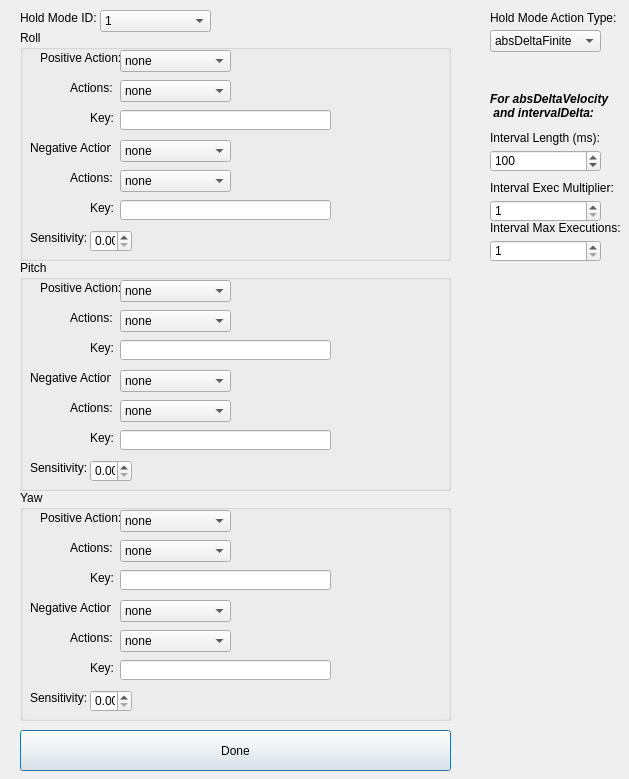
<?xml version="1.0" encoding="UTF-8"?>
<ui version="4.0">
 <class>HoldEditor</class>
 <widget class="QDialog" name="HoldEditor">
  <property name="geometry">
   <rect>
    <x>0</x>
    <y>0</y>
    <width>629</width>
    <height>779</height>
   </rect>
  </property>
  <property name="windowTitle">
   <string>HoldEditor</string>
  </property>
  <widget class="QLabel" name="label">
   <property name="geometry">
    <rect>
     <x>20</x>
     <y>10</y>
     <width>81</width>
     <height>16</height>
    </rect>
   </property>
   <property name="text">
    <string>Hold Mode ID:</string>
   </property>
  </widget>
  <widget class="QComboBox" name="gestureComboBox">
   <property name="geometry">
    <rect>
     <x>100</x>
     <y>10</y>
     <width>111</width>
     <height>22</height>
    </rect>
   </property>
   <property name="currentText">
    <string>1</string>
   </property>
   <item>
    <property name="text">
     <string>1</string>
    </property>
   </item>
   <item>
    <property name="text">
     <string>2</string>
    </property>
   </item>
   <item>
    <property name="text">
     <string>3</string>
    </property>
   </item>
   <item>
    <property name="text">
     <string>4</string>
    </property>
   </item>
   <item>
    <property name="text">
     <string>5</string>
    </property>
   </item>
  </widget>
  <widget class="QGroupBox" name="groupBox_3">
   <property name="geometry">
    <rect>
     <x>20</x>
     <y>260</y>
     <width>431</width>
     <height>231</height>
    </rect>
   </property>
   <property name="title">
    <string>Pitch</string>
   </property>
   <widget class="QLabel" name="label_7">
    <property name="geometry">
     <rect>
      <x>20</x>
      <y>20</y>
      <width>81</width>
      <height>16</height>
     </rect>
    </property>
    <property name="text">
     <string>Positive Action:</string>
    </property>
   </widget>
   <widget class="QLabel" name="label_8">
    <property name="geometry">
     <rect>
      <x>10</x>
      <y>110</y>
      <width>81</width>
      <height>16</height>
     </rect>
    </property>
    <property name="text">
     <string>Negative Action:</string>
    </property>
   </widget>
   <widget class="QDoubleSpinBox" name="pitchSensitivity">
    <property name="geometry">
     <rect>
      <x>70</x>
      <y>200</y>
      <width>42</width>
      <height>22</height>
     </rect>
    </property>
   </widget>
   <widget class="QLabel" name="label_11">
    <property name="geometry">
     <rect>
      <x>10</x>
      <y>200</y>
      <width>81</width>
      <height>16</height>
     </rect>
    </property>
    <property name="text">
     <string>Sensitivity:</string>
    </property>
   </widget>
   <widget class="QComboBox" name="PitchPositiveTypeComboBox">
    <property name="geometry">
     <rect>
      <x>100</x>
      <y>20</y>
      <width>111</width>
      <height>22</height>
     </rect>
    </property>
    <item>
     <property name="text">
      <string>none</string>
     </property>
    </item>
    <item>
     <property name="text">
      <string>mouse</string>
     </property>
    </item>
    <item>
     <property name="text">
      <string>keyboard</string>
     </property>
    </item>
   </widget>
   <widget class="QLineEdit" name="PitchPositiveKeyInput">
    <property name="geometry">
     <rect>
      <x>100</x>
      <y>80</y>
      <width>211</width>
      <height>20</height>
     </rect>
    </property>
    <property name="inputMask">
     <string/>
    </property>
    <property name="maxLength">
     <number>32767</number>
    </property>
   </widget>
   <widget class="QLabel" name="label_14">
    <property name="geometry">
     <rect>
      <x>50</x>
      <y>50</y>
      <width>51</width>
      <height>16</height>
     </rect>
    </property>
    <property name="text">
     <string>Actions:</string>
    </property>
   </widget>
   <widget class="QLabel" name="label_16">
    <property name="geometry">
     <rect>
      <x>70</x>
      <y>80</y>
      <width>51</width>
      <height>16</height>
     </rect>
    </property>
    <property name="text">
     <string>Key:</string>
    </property>
   </widget>
   <widget class="QComboBox" name="PitchPositiveActionComboBox">
    <property name="geometry">
     <rect>
      <x>100</x>
      <y>50</y>
      <width>111</width>
      <height>22</height>
     </rect>
    </property>
    <item>
     <property name="text">
      <string>none</string>
     </property>
    </item>
    <item>
     <property name="text">
      <string>leftClick</string>
     </property>
    </item>
    <item>
     <property name="text">
      <string>rightClick</string>
     </property>
    </item>
    <item>
     <property name="text">
      <string>zoomIn</string>
     </property>
    </item>
    <item>
     <property name="text">
      <string>mouseMode</string>
     </property>
    </item>
   </widget>
   <widget class="QComboBox" name="PitchNegativeTypeComboBox">
    <property name="geometry">
     <rect>
      <x>100</x>
      <y>110</y>
      <width>111</width>
      <height>22</height>
     </rect>
    </property>
    <item>
     <property name="text">
      <string>none</string>
     </property>
    </item>
    <item>
     <property name="text">
      <string>mouse</string>
     </property>
    </item>
    <item>
     <property name="text">
      <string>keyboard</string>
     </property>
    </item>
   </widget>
   <widget class="QLineEdit" name="PitchNegativeKeyInput">
    <property name="geometry">
     <rect>
      <x>100</x>
      <y>170</y>
      <width>211</width>
      <height>20</height>
     </rect>
    </property>
    <property name="inputMask">
     <string/>
    </property>
    <property name="maxLength">
     <number>32767</number>
    </property>
   </widget>
   <widget class="QLabel" name="label_15">
    <property name="geometry">
     <rect>
      <x>50</x>
      <y>140</y>
      <width>51</width>
      <height>16</height>
     </rect>
    </property>
    <property name="text">
     <string>Actions:</string>
    </property>
   </widget>
   <widget class="QLabel" name="label_17">
    <property name="geometry">
     <rect>
      <x>70</x>
      <y>170</y>
      <width>51</width>
      <height>16</height>
     </rect>
    </property>
    <property name="text">
     <string>Key:</string>
    </property>
   </widget>
   <widget class="QComboBox" name="PitchNegativeActionComboBox">
    <property name="geometry">
     <rect>
      <x>100</x>
      <y>140</y>
      <width>111</width>
      <height>22</height>
     </rect>
    </property>
    <item>
     <property name="text">
      <string>none</string>
     </property>
    </item>
    <item>
     <property name="text">
      <string>leftClick</string>
     </property>
    </item>
    <item>
     <property name="text">
      <string>rightClick</string>
     </property>
    </item>
    <item>
     <property name="text">
      <string>zoomIn</string>
     </property>
    </item>
    <item>
     <property name="text">
      <string>mouseMode</string>
     </property>
    </item>
   </widget>
  </widget>
  <widget class="QPushButton" name="doneButton">
   <property name="geometry">
    <rect>
     <x>20</x>
     <y>730</y>
     <width>431</width>
     <height>41</height>
    </rect>
   </property>
   <property name="text">
    <string>Done</string>
   </property>
  </widget>
  <widget class="QLabel" name="label_12">
   <property name="geometry">
    <rect>
     <x>490</x>
     <y>10</y>
     <width>131</width>
     <height>16</height>
    </rect>
   </property>
   <property name="text">
    <string>Hold Mode Action Type:</string>
   </property>
  </widget>
  <widget class="QComboBox" name="holdModeActionType">
   <property name="geometry">
    <rect>
     <x>490</x>
     <y>30</y>
     <width>111</width>
     <height>22</height>
    </rect>
   </property>
   <item>
    <property name="text">
     <string>absDeltaFinite</string>
    </property>
   </item>
   <item>
    <property name="text">
     <string>absDeltaVelocity</string>
    </property>
   </item>
   <item>
    <property name="text">
     <string>intervalDelta</string>
    </property>
   </item>
  </widget>
  <widget class="QLabel" name="label_13">
   <property name="geometry">
    <rect>
     <x>490</x>
     <y>130</y>
     <width>131</width>
     <height>16</height>
    </rect>
   </property>
   <property name="text">
    <string>Interval Length (ms):</string>
   </property>
  </widget>
  <widget class="QSpinBox" name="intervalLength">
   <property name="geometry">
    <rect>
     <x>490</x>
     <y>150</y>
     <width>111</width>
     <height>22</height>
    </rect>
   </property>
   <property name="minimum">
    <number>50</number>
   </property>
   <property name="maximum">
    <number>999999</number>
   </property>
   <property name="value">
    <number>100</number>
   </property>
  </widget>
  <widget class="QGroupBox" name="groupBox_4">
   <property name="geometry">
    <rect>
     <x>20</x>
     <y>30</y>
     <width>431</width>
     <height>231</height>
    </rect>
   </property>
   <property name="title">
    <string>Roll</string>
   </property>
   <widget class="QLabel" name="label_32">
    <property name="geometry">
     <rect>
      <x>20</x>
      <y>20</y>
      <width>81</width>
      <height>16</height>
     </rect>
    </property>
    <property name="text">
     <string>Positive Action:</string>
    </property>
   </widget>
   <widget class="QLabel" name="label_33">
    <property name="geometry">
     <rect>
      <x>10</x>
      <y>110</y>
      <width>81</width>
      <height>16</height>
     </rect>
    </property>
    <property name="text">
     <string>Negative Action:</string>
    </property>
   </widget>
   <widget class="QDoubleSpinBox" name="rollSensitivity">
    <property name="geometry">
     <rect>
      <x>70</x>
      <y>200</y>
      <width>42</width>
      <height>22</height>
     </rect>
    </property>
   </widget>
   <widget class="QLabel" name="label_34">
    <property name="geometry">
     <rect>
      <x>10</x>
      <y>200</y>
      <width>81</width>
      <height>16</height>
     </rect>
    </property>
    <property name="text">
     <string>Sensitivity:</string>
    </property>
   </widget>
   <widget class="QComboBox" name="RollPositiveTypeComboBox">
    <property name="geometry">
     <rect>
      <x>100</x>
      <y>20</y>
      <width>111</width>
      <height>22</height>
     </rect>
    </property>
    <item>
     <property name="text">
      <string>none</string>
     </property>
    </item>
    <item>
     <property name="text">
      <string>mouse</string>
     </property>
    </item>
    <item>
     <property name="text">
      <string>keyboard</string>
     </property>
    </item>
   </widget>
   <widget class="QLineEdit" name="RollPositiveKeyInput">
    <property name="geometry">
     <rect>
      <x>100</x>
      <y>80</y>
      <width>211</width>
      <height>20</height>
     </rect>
    </property>
    <property name="inputMask">
     <string/>
    </property>
    <property name="maxLength">
     <number>32767</number>
    </property>
   </widget>
   <widget class="QLabel" name="label_35">
    <property name="geometry">
     <rect>
      <x>50</x>
      <y>50</y>
      <width>51</width>
      <height>16</height>
     </rect>
    </property>
    <property name="text">
     <string>Actions:</string>
    </property>
   </widget>
   <widget class="QLabel" name="label_36">
    <property name="geometry">
     <rect>
      <x>70</x>
      <y>80</y>
      <width>51</width>
      <height>16</height>
     </rect>
    </property>
    <property name="text">
     <string>Key:</string>
    </property>
   </widget>
   <widget class="QComboBox" name="RollPositiveActionComboBox">
    <property name="geometry">
     <rect>
      <x>100</x>
      <y>50</y>
      <width>111</width>
      <height>22</height>
     </rect>
    </property>
    <item>
     <property name="text">
      <string>none</string>
     </property>
    </item>
    <item>
     <property name="text">
      <string>leftClick</string>
     </property>
    </item>
    <item>
     <property name="text">
      <string>rightClick</string>
     </property>
    </item>
    <item>
     <property name="text">
      <string>zoomIn</string>
     </property>
    </item>
    <item>
     <property name="text">
      <string>mouseMode</string>
     </property>
    </item>
   </widget>
   <widget class="QComboBox" name="RollNegativeTypeComboBox">
    <property name="geometry">
     <rect>
      <x>100</x>
      <y>110</y>
      <width>111</width>
      <height>22</height>
     </rect>
    </property>
    <item>
     <property name="text">
      <string>none</string>
     </property>
    </item>
    <item>
     <property name="text">
      <string>mouse</string>
     </property>
    </item>
    <item>
     <property name="text">
      <string>keyboard</string>
     </property>
    </item>
   </widget>
   <widget class="QLineEdit" name="RollNegativeKeyInput">
    <property name="geometry">
     <rect>
      <x>100</x>
      <y>170</y>
      <width>211</width>
      <height>20</height>
     </rect>
    </property>
    <property name="inputMask">
     <string/>
    </property>
    <property name="maxLength">
     <number>32767</number>
    </property>
   </widget>
   <widget class="QLabel" name="label_37">
    <property name="geometry">
     <rect>
      <x>50</x>
      <y>140</y>
      <width>51</width>
      <height>16</height>
     </rect>
    </property>
    <property name="text">
     <string>Actions:</string>
    </property>
   </widget>
   <widget class="QLabel" name="label_38">
    <property name="geometry">
     <rect>
      <x>70</x>
      <y>170</y>
      <width>51</width>
      <height>16</height>
     </rect>
    </property>
    <property name="text">
     <string>Key:</string>
    </property>
   </widget>
   <widget class="QComboBox" name="RollNegativeActionComboBox">
    <property name="geometry">
     <rect>
      <x>100</x>
      <y>140</y>
      <width>111</width>
      <height>22</height>
     </rect>
    </property>
    <item>
     <property name="text">
      <string>none</string>
     </property>
    </item>
    <item>
     <property name="text">
      <string>leftClick</string>
     </property>
    </item>
    <item>
     <property name="text">
      <string>rightClick</string>
     </property>
    </item>
    <item>
     <property name="text">
      <string>zoomIn</string>
     </property>
    </item>
    <item>
     <property name="text">
      <string>mouseMode</string>
     </property>
    </item>
   </widget>
  </widget>
  <widget class="QGroupBox" name="groupBox_5">
   <property name="geometry">
    <rect>
     <x>20</x>
     <y>490</y>
     <width>431</width>
     <height>231</height>
    </rect>
   </property>
   <property name="title">
    <string>Yaw</string>
   </property>
   <widget class="QLabel" name="label_39">
    <property name="geometry">
     <rect>
      <x>20</x>
      <y>20</y>
      <width>81</width>
      <height>16</height>
     </rect>
    </property>
    <property name="text">
     <string>Positive Action:</string>
    </property>
   </widget>
   <widget class="QLabel" name="label_40">
    <property name="geometry">
     <rect>
      <x>10</x>
      <y>110</y>
      <width>81</width>
      <height>16</height>
     </rect>
    </property>
    <property name="text">
     <string>Negative Action:</string>
    </property>
   </widget>
   <widget class="QDoubleSpinBox" name="yawSensitivity">
    <property name="geometry">
     <rect>
      <x>70</x>
      <y>200</y>
      <width>42</width>
      <height>22</height>
     </rect>
    </property>
   </widget>
   <widget class="QLabel" name="label_41">
    <property name="geometry">
     <rect>
      <x>10</x>
      <y>200</y>
      <width>81</width>
      <height>16</height>
     </rect>
    </property>
    <property name="text">
     <string>Sensitivity:</string>
    </property>
   </widget>
   <widget class="QComboBox" name="YawPositiveTypeComboBox">
    <property name="geometry">
     <rect>
      <x>100</x>
      <y>20</y>
      <width>111</width>
      <height>22</height>
     </rect>
    </property>
    <item>
     <property name="text">
      <string>none</string>
     </property>
    </item>
    <item>
     <property name="text">
      <string>mouse</string>
     </property>
    </item>
    <item>
     <property name="text">
      <string>keyboard</string>
     </property>
    </item>
   </widget>
   <widget class="QLineEdit" name="YawPositiveKeyInput">
    <property name="geometry">
     <rect>
      <x>100</x>
      <y>80</y>
      <width>211</width>
      <height>20</height>
     </rect>
    </property>
    <property name="inputMask">
     <string/>
    </property>
    <property name="maxLength">
     <number>32767</number>
    </property>
   </widget>
   <widget class="QLabel" name="label_42">
    <property name="geometry">
     <rect>
      <x>50</x>
      <y>50</y>
      <width>51</width>
      <height>16</height>
     </rect>
    </property>
    <property name="text">
     <string>Actions:</string>
    </property>
   </widget>
   <widget class="QLabel" name="label_43">
    <property name="geometry">
     <rect>
      <x>70</x>
      <y>80</y>
      <width>51</width>
      <height>16</height>
     </rect>
    </property>
    <property name="text">
     <string>Key:</string>
    </property>
   </widget>
   <widget class="QComboBox" name="YawPositiveActionComboBox">
    <property name="geometry">
     <rect>
      <x>100</x>
      <y>50</y>
      <width>111</width>
      <height>22</height>
     </rect>
    </property>
    <item>
     <property name="text">
      <string>none</string>
     </property>
    </item>
    <item>
     <property name="text">
      <string>leftClick</string>
     </property>
    </item>
    <item>
     <property name="text">
      <string>rightClick</string>
     </property>
    </item>
    <item>
     <property name="text">
      <string>zoomIn</string>
     </property>
    </item>
    <item>
     <property name="text">
      <string>mouseMode</string>
     </property>
    </item>
   </widget>
   <widget class="QComboBox" name="YawNegativeTypeComboBox">
    <property name="geometry">
     <rect>
      <x>100</x>
      <y>110</y>
      <width>111</width>
      <height>22</height>
     </rect>
    </property>
    <item>
     <property name="text">
      <string>none</string>
     </property>
    </item>
    <item>
     <property name="text">
      <string>mouse</string>
     </property>
    </item>
    <item>
     <property name="text">
      <string>keyboard</string>
     </property>
    </item>
   </widget>
   <widget class="QLineEdit" name="YawNegativeKeyInput">
    <property name="geometry">
     <rect>
      <x>100</x>
      <y>170</y>
      <width>211</width>
      <height>20</height>
     </rect>
    </property>
    <property name="inputMask">
     <string/>
    </property>
    <property name="maxLength">
     <number>32767</number>
    </property>
   </widget>
   <widget class="QLabel" name="label_44">
    <property name="geometry">
     <rect>
      <x>50</x>
      <y>140</y>
      <width>51</width>
      <height>16</height>
     </rect>
    </property>
    <property name="text">
     <string>Actions:</string>
    </property>
   </widget>
   <widget class="QLabel" name="label_45">
    <property name="geometry">
     <rect>
      <x>70</x>
      <y>170</y>
      <width>51</width>
      <height>16</height>
     </rect>
    </property>
    <property name="text">
     <string>Key:</string>
    </property>
   </widget>
   <widget class="QComboBox" name="YawNegativeActionComboBox">
    <property name="geometry">
     <rect>
      <x>100</x>
      <y>140</y>
      <width>111</width>
      <height>22</height>
     </rect>
    </property>
    <item>
     <property name="text">
      <string>none</string>
     </property>
    </item>
    <item>
     <property name="text">
      <string>leftClick</string>
     </property>
    </item>
    <item>
     <property name="text">
      <string>rightClick</string>
     </property>
    </item>
    <item>
     <property name="text">
      <string>zoomIn</string>
     </property>
    </item>
    <item>
     <property name="text">
      <string>mouseMode</string>
     </property>
    </item>
   </widget>
  </widget>
  <widget class="QSpinBox" name="intervalExecMultiplier">
   <property name="geometry">
    <rect>
     <x>490</x>
     <y>200</y>
     <width>111</width>
     <height>22</height>
    </rect>
   </property>
   <property name="minimum">
    <number>1</number>
   </property>
   <property name="maximum">
    <number>10</number>
   </property>
   <property name="value">
    <number>1</number>
   </property>
  </widget>
  <widget class="QLabel" name="label_18">
   <property name="geometry">
    <rect>
     <x>490</x>
     <y>180</y>
     <width>131</width>
     <height>16</height>
    </rect>
   </property>
   <property name="text">
    <string>Interval Exec Multiplier:</string>
   </property>
  </widget>
  <widget class="QSpinBox" name="intervalMaxExecs">
   <property name="geometry">
    <rect>
     <x>490</x>
     <y>240</y>
     <width>111</width>
     <height>22</height>
    </rect>
   </property>
   <property name="minimum">
    <number>1</number>
   </property>
   <property name="maximum">
    <number>20</number>
   </property>
   <property name="value">
    <number>1</number>
   </property>
  </widget>
  <widget class="QLabel" name="label_19">
   <property name="geometry">
    <rect>
     <x>490</x>
     <y>220</y>
     <width>131</width>
     <height>16</height>
    </rect>
   </property>
   <property name="text">
    <string>Interval Max Executions:</string>
   </property>
  </widget>
  <widget class="QLabel" name="label_20">
   <property name="geometry">
    <rect>
     <x>490</x>
     <y>85</y>
     <width>131</width>
     <height>41</height>
    </rect>
   </property>
   <property name="font">
    <font>
     <weight>75</weight>
     <italic>true</italic>
     <bold>true</bold>
    </font>
   </property>
   <property name="text">
    <string>For absDeltaVelocity
 and intervalDelta:</string>
   </property>
  </widget>
 </widget>
 <layoutdefault spacing="6" margin="11"/>
 <resources/>
 <connections/>
</ui>
